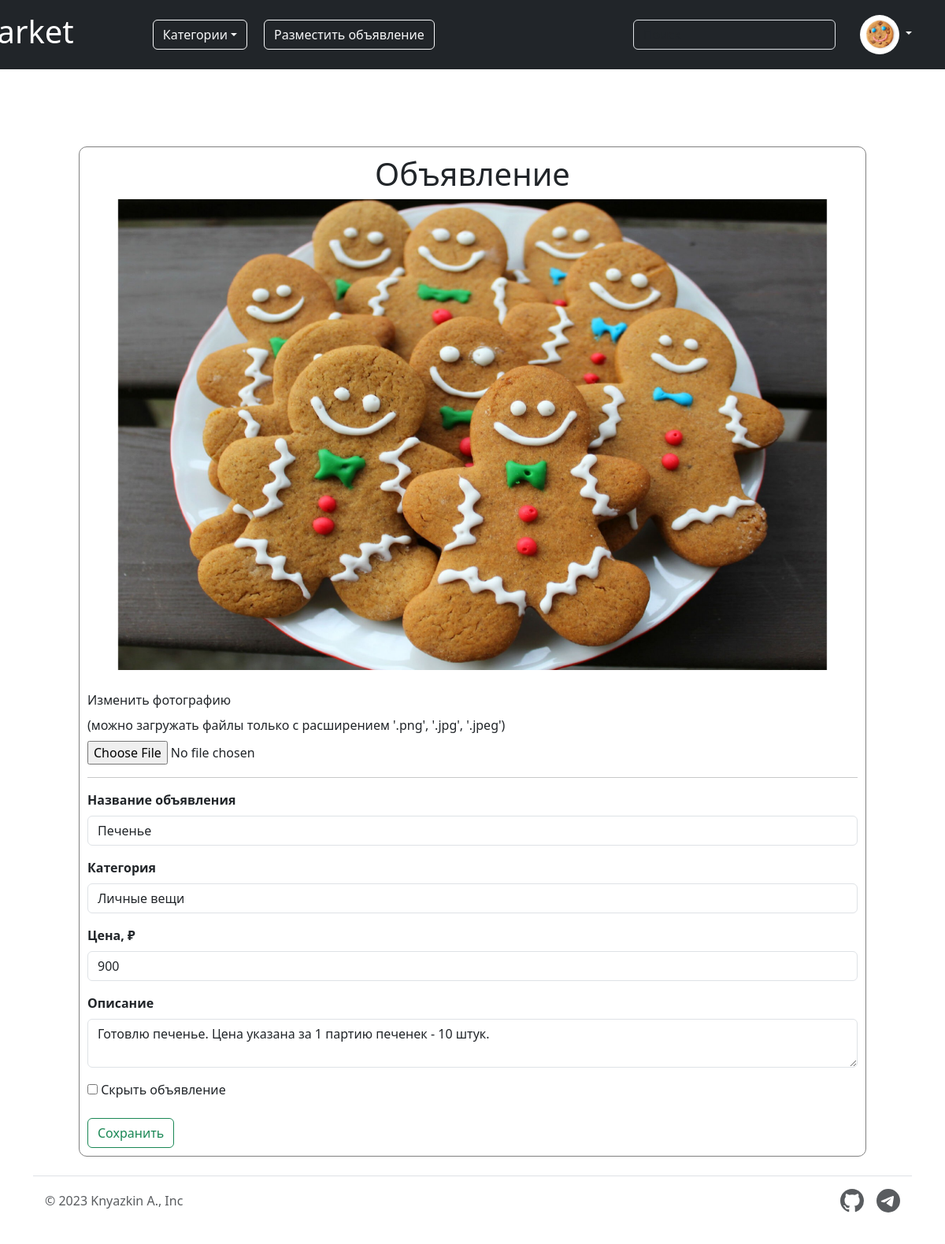
Page /edit_post/30 (signed in) on the committed database.
### data/users.py (models this page shows, shortened)
class User(SqlAlchemyBase, UserMixin, SerializerMixin):
    __tablename__ = 'users'
    id = sqlalchemy.Column(sqlalchemy.Integer,
                           primary_key=True, autoincrement=True)
    surname = sqlalchemy.Column(sqlalchemy.String)
    name = sqlalchemy.Column(sqlalchemy.String, nullable=True)
    city = sqlalchemy.Column(sqlalchemy.String, nullable=True)
    address = sqlalchemy.Column(sqlalchemy.String)
    email = sqlalchemy.Column(sqlalchemy.String, unique=True, nullable=True)
    number_phone = sqlalchemy.Column(sqlalchemy.String, default=' ')
    is_hidden_contact_info = sqlalchemy.Column(sqlalchemy.Boolean, default=True)
    hashed_password = sqlalchemy.Column(sqlalchemy.String, nullable=True)
    modified_date = sqlalchemy.Column(sqlalchemy.DateTime,
                                      default=datetime.datetime.now)
    url_photo = sqlalchemy.Column(sqlalchemy.String)
    posts = orm.relationship("Posts", back_populates='user')

### data/posts.py (models this page shows)
class Posts(SqlAlchemyBase, SerializerMixin):
    __tablename__ = 'posts'
    id = sqlalchemy.Column(sqlalchemy.Integer, primary_key=True,
                           autoincrement=True)
    author = sqlalchemy.Column(sqlalchemy.Integer,
                               sqlalchemy.ForeignKey("users.id"))
    category = sqlalchemy.Column(sqlalchemy.Integer,
                                 sqlalchemy.ForeignKey("categories.id"), default=0)
    name_post = sqlalchemy.Column(sqlalchemy.String, nullable=True)
    content_post = sqlalchemy.Column(sqlalchemy.String)
    publication_date = sqlalchemy.Column(sqlalchemy.DateTime,
                                         default=datetime.datetime.now)
    price = sqlalchemy.Column(sqlalchemy.Integer, default=None)
    is_hidden = sqlalchemy.Column(sqlalchemy.Boolean, default=True)
    count_views = sqlalchemy.Column(sqlalchemy.Integer, default=0)
    url_photo = sqlalchemy.Column(sqlalchemy.String)
    user = orm.relationship('User')
    categories = orm.relationship('Category')

### server.py (the view, shortened to what this page needs)
@app.route('/edit_post/<int:post_id>', methods=['GET', 'POST'])
@login_required
def edit_post(post_id):
    db_sess = db_session.create_session()
    list_of_categories = [(category.id, category.name_category) for category in db_sess.query(Category).all()]
    css = url_for('static', filename='css/edit_post.css')
    form = EditPostForm()
    form.category.choices = list_of_categories
    if request.method == 'GET':
        post = db_sess.query(Posts).filter(Posts.id == post_id,
                                           Posts.user == current_user).first()
        url = post.url_photo
        if post:
            form.name_post.data = post.name_post
            form.content_post.data = post.content_post
            form.price.data = post.price
            form.category.data = post.category
            form.is_hidden.data = post.is_hidden
        else:
            abort(404)
    return render_template('edit_post.html', title='Редактирование объявления',
                           list_of_categories=list_of_categories,
                           form=form, css=css, url=url, post=post)

### forms/edit_post.py
class EditPostForm(FlaskForm):
    name_post = StringField('Название объявления', validators=[DataRequired()])
    content_post = TextAreaField('Описание')
    price = IntegerField("Цена, ₽", validators=[DataRequired()])
    category = SelectField('Категория')
    is_hidden = BooleanField('Скрыть объявление')
    submit = SubmitField('Сохранить')

### data/db_session.py (called while the page is built)
def create_session() -> Session:
    global __factory
    return __factory()

### server.py (called while the page is built)
@login_manager.user_loader
def load_user(user_id):
    db_sess = db_session.create_session()
    return db_sess.query(User).get(user_id)

### templates/edit_post.html (shortened to what this page needs)
{% extends "base.html" %}
{% block content %}
<div class="edit_jobs_form">
<form action="" method="post" enctype="multipart/form-data">
    <link rel="stylesheet" type="text/css" href="{{ css }}">
    <h1 align="center">Объявление</h1>
    <div class="panel panel-default">
        {% if post.url_photo != 'None' %}
        <div id="carouselExampleIndicators" class="carousel slide">
            <div class="carousel-inner">
                <div class="carousel-item active" align="center">
                    <img src="{{ url }}" width="900" height="600" alt="к сожалению, марс не смог загрузиться :(">
                </div>
            </div>
        </div>
        {% endif %}
        <br>
        <div class="form-group">
            <label>Изменить фотографию</label><br>
            <label>(можно загружать файлы только с расширением '.png', '.jpg', '.jpeg')</label>
            <input type="file" class="form-control-file" name="file">
        </div>
    </div>
    <hr class="my-3">
    <p>
        <strong> {{ form.name_post.label }} </strong>
        {{ form.name_post(class="form-control") }}
    </p>
    <p>
        <strong> {{ form.category.label }} </strong>
        {{ form.category(class="form-control") }}
    </p>
    <p>
        <strong> {{ form.price.label }} </strong>
        {{ form.price(class="form-control") }}
    </p>
    <p>
        <strong> {{ form.content_post.label }} </strong>
        {{ form.content_post(class="form-control") }}
    </p>
    <p>{{ form.is_hidden() }} {{ form.is_hidden.label }}</p>
    {{ form.submit(type="submit", class="btn btn-outline-success") }}
</form>
</div>
{% endblock %}

### templates/base.html (shortened to what this page needs)
<!DOCTYPE html>
    <html lang="ru" data-bs-theme="light">
        <head>
            <link rel="stylesheet"
                href="https://stackpath.bootstrapcdn.com/bootstrap/4.4.1/css/bootstrap.min.css"
>
            <link href="https://cdn.jsdelivr.net/npm/bootstrap@5.3.0-alpha3/dist/css/bootstrap.min.css"
                  rel="stylesheet"
>
        </head>
        <body bgcolor="#6c757d">
            <header class="p-3 text-bg-dark">
                <div class="container">
                    <div class="d-flex flex-wrap align-items-center justify-content-center justify-content-lg-start">
                        <a class="navbar-brand" href="/">
                            <h1>Flarket</h1>
                        </a>
                        <div class="dropdown" style="margin-left: 100px">
                            <button class="btn btn-outline-light dropdown-toggle" type="button" data-bs-toggle="dropdown" aria-expanded="false">Категории</button>
                        </div>
                        <a style="margin-left: 7px">
                            <ul class="nav col-12 col-lg-auto me-lg-auto mb-2 justify-content-center mb-md-0">
                                {% if current_user.is_authenticated %}
                                <li><a href="/add_post" type="button" class="btn btn-outline-light me-2">Разместить объявление</a></li>
                                {% else %}
                                <li><a href="/login" type="button" class="btn btn-outline-light me-2">Разместить объявление</a></li>
                                {% endif %}
                            </ul>
                            <form class="col-12 col-lg-auto mb-3 mb-lg-0 me-lg-3" role="search" method="GET">
                                <input type="search" class="form-control form-control-dark text-bg-dark text-light" placeholder='Поиск' aria-label="Search"
                                name="search" value="{{ request.args.get('search', '') }}">
                            </form>
                        </a>
                        {% if current_user.is_authenticated %}
                        <div class="dropdown text-end">
                            <a href="/profile/{{ current_user.id }}" class="d-block link-light text-decoration-none dropdown-toggle" data-bs-toggle="dropdown" aria-expanded="false">
                                <img src="{{ current_user.url_photo }}" alt="это не дота" width="50" height="50" class="rounded-circle">
                            </a>
                        </div>
                        {% else %}
                        <div class="text-end">
                            <a href="/login" type="button" class="btn btn-outline-light me-2">Логин</a>
                            <a href="/register" type="button" class="btn btn-warning">Зарегистрируйтесь</a>
                        </div>
                        {% endif %}
                    </div>
                </div>
            </header>
            <br>
            <br>
                {% block content %}{% endblock %}
            <div class="container">
                <footer class="d-flex flex-wrap justify-content-between align-items-center py-3 my-4 border-top">
                    <div class="col-md-4 d-flex align-items-center">
                        <span class="mb-3 mb-md-0 text-body-secondary">© 2023 Knyazkin A., Inc</span>
                    </div>
                    <ul class="nav col-md-4 justify-content-end list-unstyled d-flex">
                        <li class="ms-3">
                            <a class="text-body-secondary" href="https://github.com/pepshot">
                            </a>
                        </li>
                        <li class="ms-3">
                            <a class="text-body-secondary" href="https://t.me/neshpeqs">
                            </a>
                        </li>
                    </ul>
                </footer>
            </div>
        </body>
    </html>

### static/css/edit_post.css (style rules this page uses)
div.edit_jobs_form { margin-top: 50px; margin-left: auto; margin-right: auto; max-width: 1000px; max-height: auto; background-color: #ffffff; border: 1px solid gray; border-radius: 10px; padding: 10px; }

### rows in the picture
User: url_photo (picture)
Posts: url_photo (picture), name_post "Печенье", category "Личные вещи", price "900", content_post "Готовлю печенье. Цена указана за 1 партию печенек - 10 штук."
